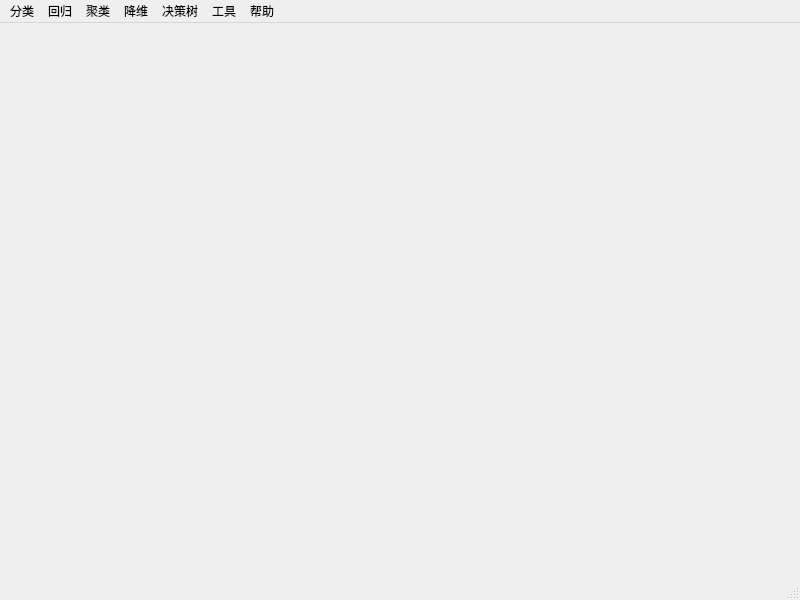
<?xml version="1.0" encoding="UTF-8"?>
<ui version="4.0">
 <class>MainWindow</class>
 <widget class="QMainWindow" name="MainWindow">
  <property name="geometry">
   <rect>
    <x>0</x>
    <y>0</y>
    <width>800</width>
    <height>600</height>
   </rect>
  </property>
  <property name="sizePolicy">
   <sizepolicy hsizetype="Minimum" vsizetype="Fixed">
    <horstretch>0</horstretch>
    <verstretch>0</verstretch>
   </sizepolicy>
  </property>
  <property name="windowTitle">
   <string>MainWindow</string>
  </property>
  <widget class="QWidget" name="centralwidget"/>
  <widget class="QMenuBar" name="menubar">
   <property name="geometry">
    <rect>
     <x>0</x>
     <y>0</y>
     <width>800</width>
     <height>26</height>
    </rect>
   </property>
   <widget class="QMenu" name="menu">
    <property name="title">
     <string>分类</string>
    </property>
    <addaction name="action"/>
    <addaction name="action_2"/>
    <addaction name="action_KNN_C"/>
    <addaction name="action_4"/>
   </widget>
   <widget class="QMenu" name="menu_2">
    <property name="title">
     <string>回归</string>
    </property>
    <addaction name="action_5"/>
    <addaction name="action_KNN_R"/>
    <addaction name="action_3"/>
   </widget>
   <widget class="QMenu" name="menu_3">
    <property name="title">
     <string>聚类</string>
    </property>
    <addaction name="actionKmeans"/>
    <addaction name="action_DBSCAN"/>
   </widget>
   <widget class="QMenu" name="menu_4">
    <property name="title">
     <string>降维</string>
    </property>
    <addaction name="action_6"/>
    <addaction name="action_SVD"/>
   </widget>
   <widget class="QMenu" name="menu_5">
    <property name="title">
     <string>工具</string>
    </property>
    <addaction name="action_7"/>
   </widget>
   <widget class="QMenu" name="menu_6">
    <property name="title">
     <string>帮助</string>
    </property>
    <addaction name="action_8"/>
   </widget>
   <widget class="QMenu" name="menu_7">
    <property name="title">
     <string>决策树</string>
    </property>
    <addaction name="action_DecisionTree_Classify"/>
    <addaction name="action_DecisionTree_Regression"/>
   </widget>
   <addaction name="menu"/>
   <addaction name="menu_2"/>
   <addaction name="menu_3"/>
   <addaction name="menu_4"/>
   <addaction name="menu_7"/>
   <addaction name="menu_5"/>
   <addaction name="menu_6"/>
  </widget>
  <widget class="QStatusBar" name="statusbar"/>
  <action name="action">
   <property name="text">
    <string>逻辑回归</string>
   </property>
  </action>
  <action name="action_2">
   <property name="text">
    <string>朴素贝叶斯</string>
   </property>
  </action>
  <action name="action_4">
   <property name="text">
    <string>退出</string>
   </property>
  </action>
  <action name="action_5">
   <property name="text">
    <string>线性回归</string>
   </property>
  </action>
  <action name="action_6">
   <property name="text">
    <string>主成分分析</string>
   </property>
  </action>
  <action name="action_7">
   <property name="text">
    <string>简易计算器</string>
   </property>
  </action>
  <action name="action_8">
   <property name="text">
    <string>关于</string>
   </property>
  </action>
  <action name="actionKmeans">
   <property name="text">
    <string>Kmeans</string>
   </property>
  </action>
  <action name="action_KNN_C">
   <property name="text">
    <string>KNN</string>
   </property>
  </action>
  <action name="action_KNN_R">
   <property name="text">
    <string>KNN</string>
   </property>
  </action>
  <action name="action_DBSCAN">
   <property name="text">
    <string>DBSCAN</string>
   </property>
  </action>
  <action name="action_DecisionTree_Classify">
   <property name="text">
    <string>分类</string>
   </property>
  </action>
  <action name="action_DecisionTree_Regression">
   <property name="text">
    <string>回归</string>
   </property>
  </action>
  <action name="action_SVD">
   <property name="text">
    <string>SVD</string>
   </property>
  </action>
  <action name="action_3">
   <property name="text">
    <string>梯度下降法</string>
   </property>
  </action>
 </widget>
 <resources/>
 <connections/>
</ui>
